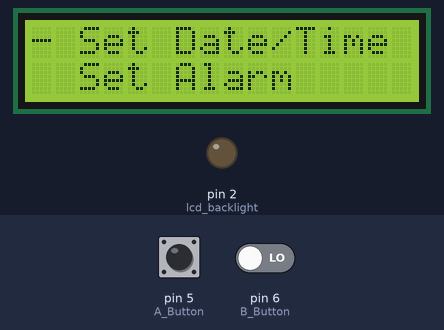
A sketch run on a simulated Arduino Uno, built with avr-gcc and run on an emulated ATmega328P. On the bench: 16×2 character LCD, output pins drawn as LEDs (lit = HIGH). The test bench sets the inputs (shaded band); at power-on: pin 5 (A_Button) LOW, pin 6 (B_Button) LOW. What the sketch prints to the serial monitor is not drawn.

Above: at 1.4 s.
1.5 s: pin 5 (A_Button) pulled HIGH for 1 s
At 2.01 s:
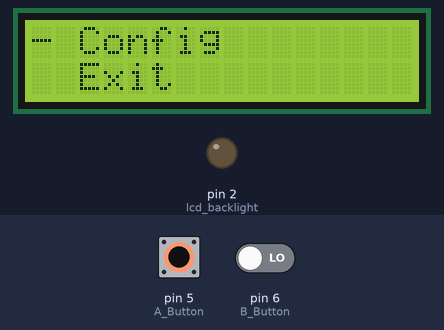
5.7 s: pin 5 (A_Button) pulled HIGH for 0.15 s
9.9 s: pin 5 (A_Button) pulled HIGH for 3.2 s
At 10.2 s:
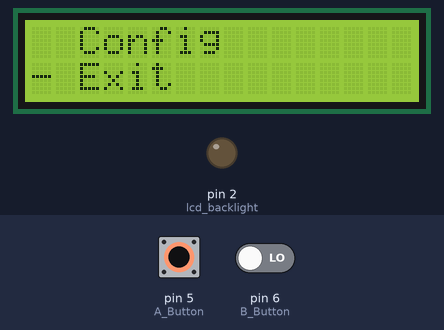
14.6 s: pin 5 (A_Button) driven HIGH and pin 6 (B_Button) driven HIGH
At 15.81 s:
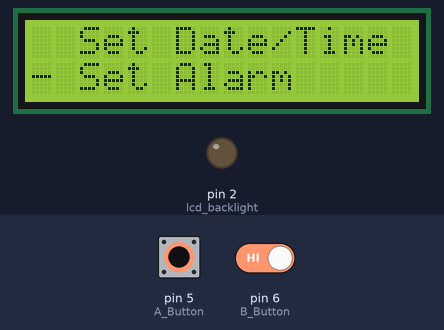
Timing chart, 0 to 17.6 s (numbered marks = the images above; inputs shaded):
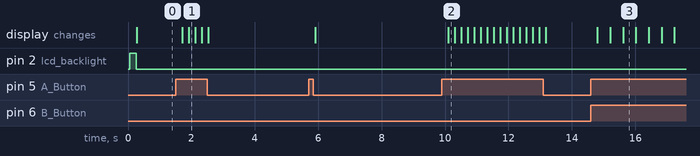

Measured:
- after the input at 1.5 s, the display: first changes after 0.21 s (image 1 shows a later state)
- after the input at 9.9 s, the display: changes after 0.20 s (image 2)
- after the input at 14.6 s, the display: first changes after 0.20 s (image 3 shows a later state)
- what the display in image 3 shows lasts 0.4 s, from 15.6 s to 16.0 s

The sketch:

LCD_162.ino
```cpp
#include <LiquidCrystal.h>
LiquidCrystal lcd(7, 8, 9, 10, 11, 12);
byte A_Button = 5;
byte B_Button = 6;
byte lcd_backlight = 2;
bool light = true;
byte menuIndex = 0;
bool menuCursor = 0;
const int menuMax = 4;
const char menuItems[menuMax][15] = {
    "Set Date/Time",
    "Set Alarm",
    "Config",
    "Exit"
  };

void setup() {
  Serial.begin(9600);
  // set up the LCD's number of columns and rows:
  lcd.begin(16, 2);
  pinMode(lcd_backlight, OUTPUT);
  pinMode(A_Button, INPUT);
  pinMode(B_Button, INPUT);
  digitalWrite (lcd_backlight, HIGH);
  lcd.setCursor(1,0);
  lcd.print("ALARM");
  lcd.setCursor(10,1);
  lcd.print("CLOCK");
  delay(200);
  light = false;
  screen();
}

void loop() {
  checkButtons();
}

void screen(){
 lights();
 menu_draw();
}

void lights(){
 if (light == true){
  digitalWrite (lcd_backlight, HIGH);
 } else {
  digitalWrite (lcd_backlight, LOW);
 }
}

void menu_draw(){
  lcd.clear();
  lcd.setCursor(2,0);
  lcd.print(menuItems[menuIndex]);
  lcd.setCursor(2,1);
  lcd.print(menuItems[menuIndex+1]);
  lcd.setCursor(0,menuCursor);
  lcd.print("-");
}

void checkButtons(){
  if (digitalRead(A_Button)==HIGH){
    delay(200);
    if (menuCursor==1){
      menuIndex = menuIndex + 2;
      if (menuIndex>=menuMax){
        menuIndex = 0;
      }
    }
    menuCursor = !menuCursor;
    menu_draw();
  }
  if (digitalRead(B_Button)==HIGH){
    delay(200);
    switch (menuCursor + menuIndex){
      case 0:
        Serial.println("Date/Time");
      break;
      case 1:
        Serial.println("Alarm");
      break;
      case 2:
        Serial.println("Config");
      break;
      case 3:
        Serial.println("Exit");
      break;
    }
  }
}
```
